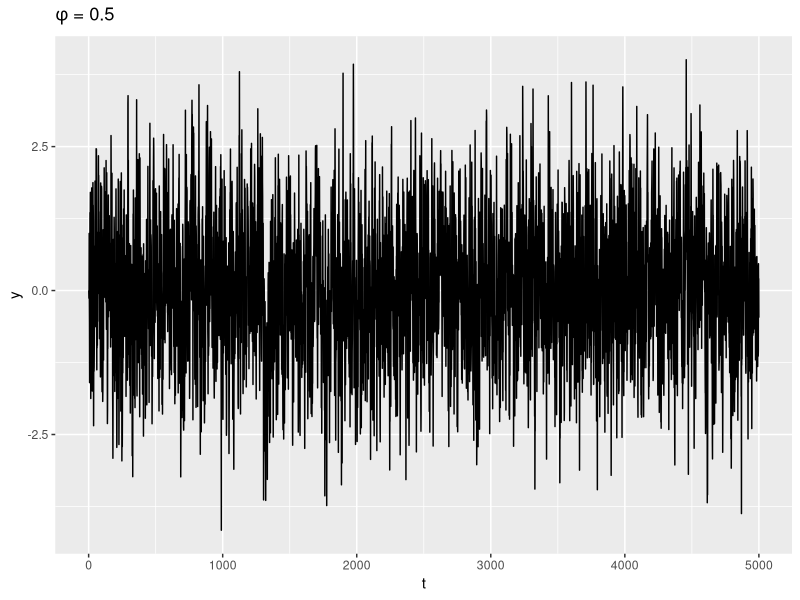
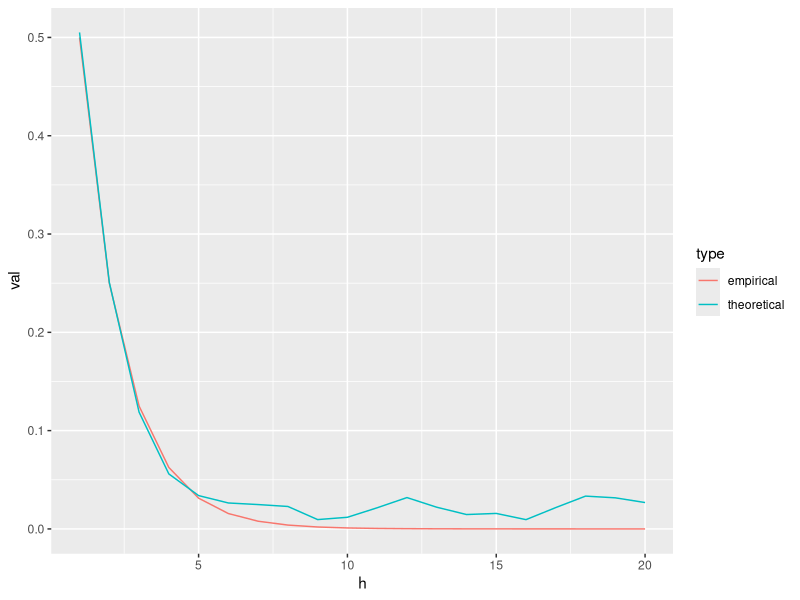
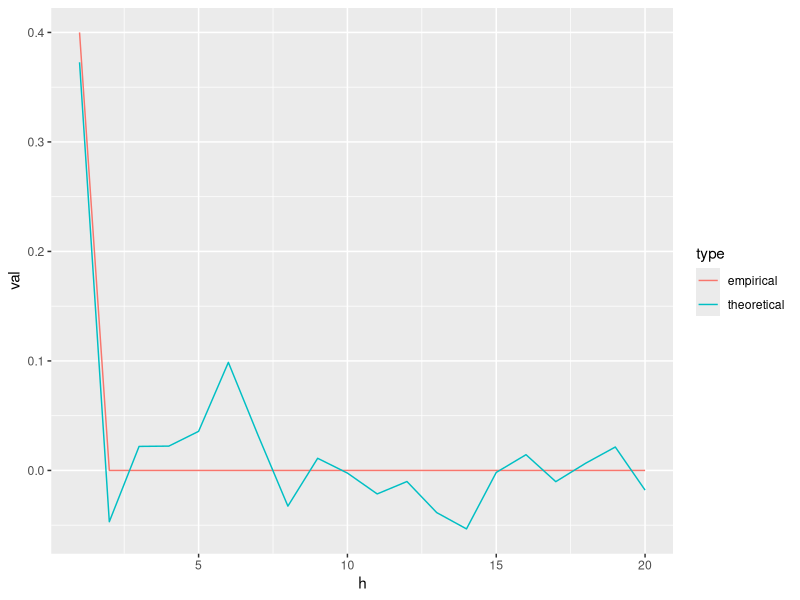

Recreate these plots in R, in order.
## ---- chunk 1
library(tidyverse)
## ---- chunk 2
sim_ar = function(length, phi) {
  ar = tibble(
    t = 1:length,
    y = 0
  )
  
  for(t in 2:nrow(ar)) {
    ar$y[t] = phi * ar$y[t-1] + rnorm(1, mean=0, sd=1)
  }
  
  ar
}
## ---- chunk 3
set.seed(1376489)
ar_sim1 = sim_ar(5000, 0.5) 

ar_sim1 %>%
  ggplot(aes(x=t,y=y)) +
  geom_line() +
  labs(title = expression(paste(phi, " = 0.5")))
## ---- chunk 4
ar_sim1 %>%
  summarise(mean=mean(y),
            var=var(y))
## ---- chunk 5
strip_attrs = function(obj) {
  attributes(obj) = NULL
  obj
}

autocor = function(phi, h) {
  (phi^abs(h)) 
}

list = c()
for (h in 1:20) {
  val = autocor(0.5, h)
  list = c(list, val)
}

tibble(
  h = 1:20,
  theoretical = (forecast::Acf(ar_sim1$y, plot=F)[1:20] %>% strip_attrs())[[1]],
  empirical = list
) %>%
  tidyr::gather(type, val, -h) %>%
  ggplot(aes(x = h, y = val, color = type)) + 
  geom_line()
## ---- chunk 6

## ---- chunk 7
sim_ma = function(n, theta) {
  tibble(
    t = 1:n,
    y = arima.sim(n=n, list(ma=c(theta)))
  )
}
## ---- chunk 8
sim_ma(1000, 0.5) %>% 
  summarise(mean=mean(y), 
            var=var(y))
## ---- chunk 9
autocor2 = function(theta, h) {
  if (h==0) {
    autocorrelation=1
  } else if (h==abs(1)) {
    autocorrelation=theta/(1 + theta^2)
  } else {
    autocorrelation=0
  }
  
  autocorrelation
}

list2 = c()
for (h in 1:20) {
  val = autocor2(0.5, h)
  list2 = c(list2, val)
}

tibble(
  h = 1:20,
  theoretical = (forecast::Acf(sim_ma(1000, 0.5) $y, plot=F)[1:20] %>% strip_attrs())[[1]],
  empirical = list2
) %>%
  tidyr::gather(type, val, -h) %>%
  ggplot(aes(x = h, y = val, color = type)) + 
  geom_line()
## ---- chunk 10

